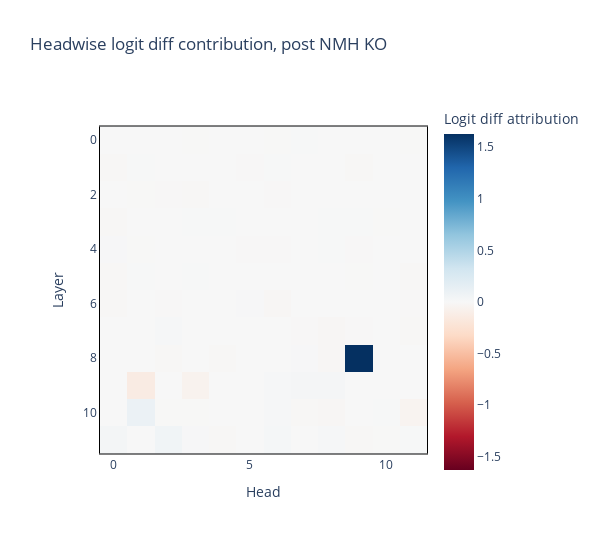

The cell this chart's notebook holds for it:
### Code cell
imshow_p(
    per_head_ablated_logit_diffs,
    title="Headwise logit diff contribution, post NMH KO",
    labels={"x": "Head", "y": "Layer", "color": "Logit diff attribution"},
    #coloraxis=dict(colorbar_ticksuffix = "%"),
    border=True,
    width=600,
    margin={"r": 100, "l": 100}
)

### Figure 1 — Plotly figure (JSON) as saved in the notebook; plotly's stock layout.template omitted (floating-point values rounded to 4 significant figures; data arrays with more than 128 entries replaced by an {"elided": "..."} marker saying what was removed)
{"data": [{"coloraxis": "coloraxis", "hovertemplate": "Head: %{x}<br>Layer: %{y}<br>Logit diff attribution: %{z}<extra></extra>", "name": "0", "type": "heatmap", "xaxis": "x", "yaxis": "y", "z": {"elided": "12x12 float values"}}], "layout": {"coloraxis": {"cmid": 0, "colorbar": {"title": {"text": "Logit diff attribution"}}, "colorscale": [[0, "rgb(103,0,31)"], [0.1, "rgb(178,24,43)"], [0.2, "rgb(214,96,77)"], [0.3, "rgb(244,165,130)"], [0.4, "rgb(253,219,199)"], [0.5, "rgb(247,247,247)"], [0.6, "rgb(209,229,240)"], [0.7, "rgb(146,197,222)"], [0.8, "rgb(67,147,195)"], [0.9, "rgb(33,102,172)"], [1, "rgb(5,48,97)"]]}, "margin": {"l": 100, "r": 100}, "title": {"text": "Headwise logit diff contribution, post NMH KO"}, "width": 600, "xaxis": {"anchor": "y", "constrain": "domain", "domain": [0, 1], "linecolor": "black", "linewidth": 1, "mirror": true, "scaleanchor": "y", "showline": true, "title": {"text": "Head"}}, "yaxis": {"anchor": "x", "autorange": "reversed", "constrain": "domain", "domain": [0, 1], "linecolor": "black", "linewidth": 1, "mirror": true, "showline": true, "title": {"text": "Layer"}}}}
